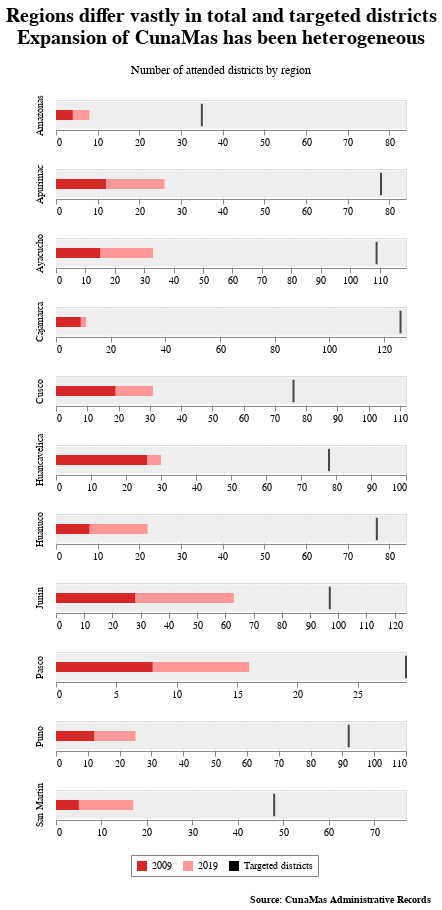

Notebook code cell kept with this figure:
### Code cell
# Chart 2                                                
chart2=alt.layer(
    alt.Chart(attention_sierra).mark_bar(color='#eee').encode(alt.X("total_dist:Q", scale=alt.Scale(nice=False), title=None)),
    alt.Chart(attention_sierra).mark_bar().encode(color=alt.Color('measures[0]:N', scale=alt.Scale(domain=["2009", "2019", "Targeted districts"], range=["#d62728", "#ff9896", "black"]))),
    alt.Chart(attention_sierra).mark_bar(color='#ff9896', size=10).encode(x='upto_2019:Q', ),
        alt.Chart(attention_sierra).mark_bar(color='#d62728', size=10).encode(x='upto2009:Q', ),
    alt.Chart(attention_sierra).mark_tick(color='black', thickness=2).encode(x='targeted:Q'),
    width=350,
    height=30).facet(
        title={"text": ["Regions differ vastly in total and targeted districts", "Expansion of CunaMas has been heterogeneous"], 
                        "subtitle": ["", "Number of attended districts by region", ""],
                        "color": "black", "subtitleColor": "black", "align":"center", 
                        "font": "LM Roman", "fontSize":20, "fontWeight": "bold",}, 
        row=alt.Row("dpto_str:O", sort=['Peru'], title=None)
        ).resolve_scale(x='independent')

chart2 = alt.concat(chart2,
    title=alt.TitleParams(
        'Source: CunaMas Administrative Records',
        baseline='bottom',
        orient='none',
        anchor='end',
        dx=375, dy=805,
        fontSize=10))
                      
chart2.configure_legend(title=None, direction='horizontal', orient="none", 
                      legendX=75, legendY=755, padding=5, rowPadding=5, 
                      strokeColor='Gray').configure_title(
                          fontSize=20, offset=5, orient='top', anchor='middle')

### Figure 1 — Vega-Lite specification as saved in the notebook (floating-point values rounded to 4 significant figures)
{"config": {"view": {"continuousWidth": 400, "continuousHeight": 300}, "legend": {"direction": "horizontal", "legendX": 75, "legendY": 755, "orient": "none", "padding": 5, "rowPadding": 5, "strokeColor": "Gray", "title": null}, "title": {"anchor": "middle", "fontSize": 20, "offset": 5, "orient": "top"}}, "concat": [{"facet": {"row": {"type": "ordinal", "field": "dpto_str", "sort": ["Peru"], "title": null}}, "spec": {"layer": [{"mark": {"type": "bar", "color": "#eee"}, "encoding": {"x": {"type": "quantitative", "field": "total_dist", "scale": {"nice": false}, "title": null}}}, {"mark": "bar", "encoding": {"color": {"type": "nominal", "field": "measures[0]", "scale": {"domain": ["2009", "2019", "Targeted districts"], "range": ["#d62728", "#ff9896", "black"]}}}}, {"mark": {"type": "bar", "color": "#ff9896", "size": 10}, "encoding": {"x": {"type": "quantitative", "field": "upto_2019"}}}, {"mark": {"type": "bar", "color": "#d62728", "size": 10}, "encoding": {"x": {"type": "quantitative", "field": "upto2009"}}}, {"mark": {"type": "tick", "color": "black", "thickness": 2}, "encoding": {"x": {"type": "quantitative", "field": "targeted"}}}], "height": 30, "width": 350}, "resolve": {"scale": {"x": "independent"}}, "title": {"text": ["Regions differ vastly in total and targeted districts", "Expansion of CunaMas has been heterogeneous"], "subtitle": ["", "Number of attended districts by region", ""], "color": "black", "subtitleColor": "black", "align": "center", "font": "LM Roman", "fontSize": 20, "fontWeight": "bold"}}], "data": {"name": "data-49dc6846aa75bb94fc62823b7b2e9785"}, "title": {"text": "Source: CunaMas Administrative Records", "anchor": "end", "baseline": "bottom", "dx": 375, "dy": 805, "fontSize": 10, "orient": "none"}, "$schema": "https://vega.github.io/schema/vega-lite/v4.8.1.json", "datasets": {"data-49dc6846aa75bb94fc62823b7b2e9785": [{"dpto": "Amazonas", "dpto_str": "Amazonas", "targeted": 35.0, "upto_2019": 8.0, "upto2009": 4.0, "total_dist": 84.0, "region": "Sierra"}, {"dpto": "Apurimac", "dpto_str": "Apurimac", "targeted": 78.0, "upto_2019": 26.0, "upto2009": 12.0, "total_dist": 84.0, "region": "Sierra"}, {"dpto": "Ayacucho", "dpto_str": "Ayacucho", "targeted": 109.0, "upto_2019": 33.0, "upto2009": 15.0, "total_dist": 119.0, "region": "Sierra"}, {"dpto": "Cajamarca", "dpto_str": "Cajamarca", "targeted": 126.0, "upto_2019": 11.0, "upto2009": 9.0, "total_dist": 128.0, "region": "Sierra"}, {"dpto": "Cusco", "dpto_str": "Cusco", "targeted": 76.0, "upto_2019": 31.0, "upto2009": 19.0, "total_dist": 112.0, "region": "Sierra"}, {"dpto": "Huancavelica", "dpto_str": "Huancavelica", "targeted": 78.0, "upto_2019": 30.0, "upto2009": 26.0, "total_dist": 100.0, "region": "Sierra"}, {"dpto": "Huanuco", "dpto_str": "Huanuco", "targeted": 77.0, "upto_2019": 22.0, "upto2009": 8.0, "total_dist": 84.0, "region": "Sierra"}, {"dpto": "Junin", "dpto_str": "Junin", "targeted": 97.0, "upto_2019": 63.0, "upto2009": 28.0, "total_dist": 124.0, "region": "Sierra"}, {"dpto": "Pasco", "dpto_str": "Pasco", "targeted": 29.0, "upto_2019": 16.0, "upto2009": 8.0, "total_dist": 29.0, "region": "Sierra"}, {"dpto": "Puno", "dpto_str": "Puno", "targeted": 92.0, "upto_2019": 25.0, "upto2009": 12.0, "total_dist": 110.0, "region": "Sierra"}, {"dpto": "San Martin", "dpto_str": "San Martin", "targeted": 48.0, "upto_2019": 17.0, "upto2009": 5.0, "total_dist": 77.0, "region": "Sierra"}]}}
